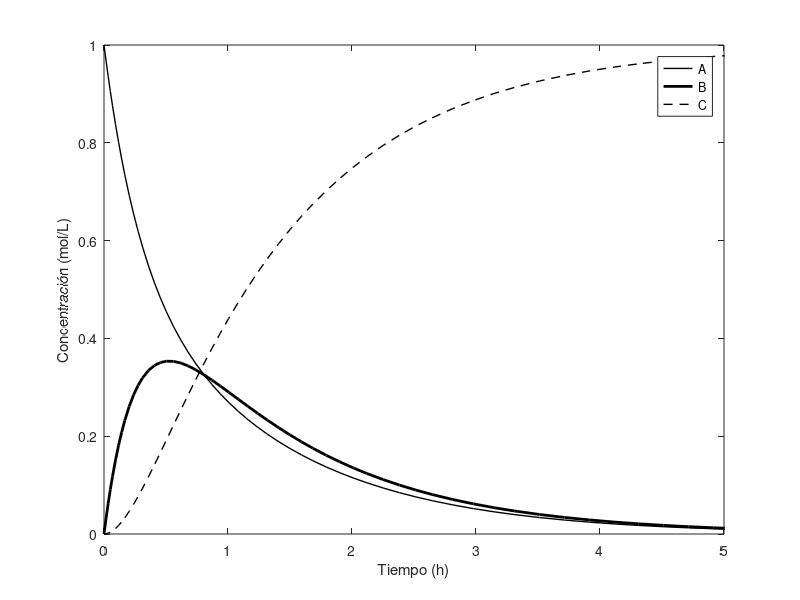

Write the MATLAB code that produced this figure.
function problema_1
% Para ser utilizado con el texto H. Jorquera y C. Gelmi "Métodos Numéricos
% Aplicados a Ingeniería: Casos de estudio en Ingeniería de Procesos usando
% MATLAB", Ediciones UC, 2014.
%
% Última revisión: 19/03/2024.

% Integración de las ecuaciones diferenciales
[t c] = ode45(@prob1,[0 8],[1 0 0]);

% Gráficos
plot(t,c(:,1),'k','lineWidth',1)
hold on
plot(t,c(:,2),'k','lineWidth',2)
plot(t,c(:,3),'k--','lineWidth',1)
hold off
axis([0 5 0 1])
xlabel('Tiempo (h)')
ylabel('Concentración (mol/L)')
legend('A','B','C')

% Cálculo de la concentración máxima de B y tiempo de ocurrencia
[max_B pos_B] = max(c(:,2)) % valor máximo del compuesto B y su posición
tpo_max_B = t(pos_B)        % tiempo en el cual se alcanza el máximo valor de B

%%%%%%%%%%%%%%%%%%%%%%%%%%%%%%%%%%
function dc = prob1(t,c)

% Parámetros del modelo
k1f = 2;  % 1/h
k1r = 1;  % 1/h
k2 = 1.5; % 1/h Este es el valor que cambiamos para la letra (b)

% Ecuaciones diferenciales
dc = zeros(3,1);
dc(1) = -k1f*c(1)+k1r*c(2);
dc(2) = k1f*c(1)-(k1r+k2)*c(2);
dc(3) = k2*c(2);
